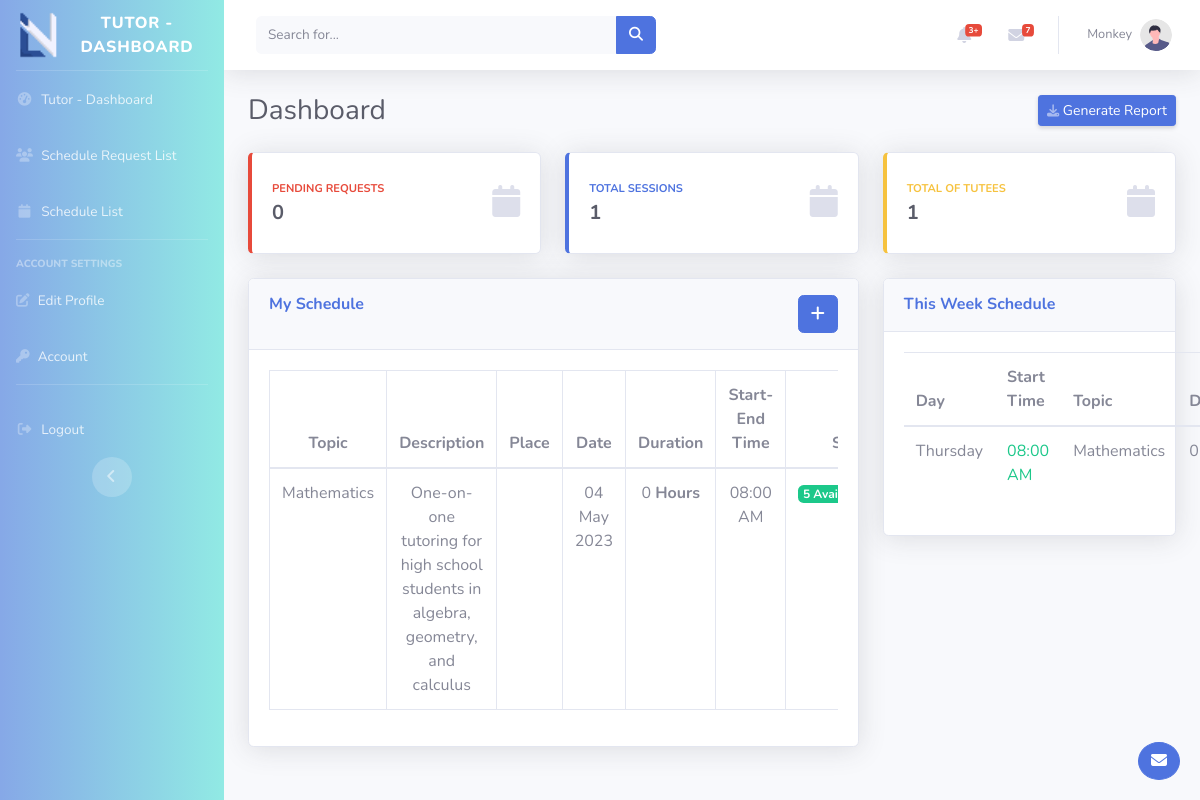
Page /tutor/index.php (signed in) on the committed database.
### tables this page shows
CREATE TABLE `tbl_tutor` (
  `tutorid` int(11) NOT NULL,
  `tutor_fname` varchar(50) DEFAULT NULL,
  `tutor_mname` varchar(50) DEFAULT NULL,
  `tutor_lname` varchar(50) DEFAULT NULL,
  `tutor_bio` text NOT NULL,
  `tutor_stunum` varchar(50) NOT NULL,
  `tutor_sex` char(1) DEFAULT NULL,
  `tutor_email` varchar(50) DEFAULT NULL,
  `tutor_cor` varchar(255) NOT NULL,
  `tutor_course` varchar(50) DEFAULT NULL,
  `tutor_year` int(11) DEFAULT NULL,
  `tutor_bday` date DEFAULT NULL,
  `auth_id` int(11) DEFAULT NULL,
  `allowed_schedule` int(10) NOT NULL,
  `tutor_profile` varchar(255) NOT NULL
);

CREATE TABLE `tbl_schedule` (
  `scheduleid` int(11) NOT NULL,
  `tutorid` int(11) DEFAULT NULL,
  `start_time` time DEFAULT NULL,
  `duration` int(10) NOT NULL,
  `date` date DEFAULT NULL,
  `topic` varchar(50) DEFAULT NULL,
  `description` varchar(255) DEFAULT NULL,
  `max_tutee` int(11) DEFAULT NULL
);

### tutor/index.php (the view, shortened to what this page needs)
<?php include 'includes/header.php'; ?>
<?php
include('../connect.php');
?>
<div id="wrapper">
    <?php include 'includes/sidebar.php'; ?>
    <div id="content-wrapper" class="d-flex flex-column">
        <div id="content">
            <nav class="navbar navbar-expand navbar-light bg-white topbar mb-4 static-top shadow">
                <form
                    class="d-none d-sm-inline-block form-inline mr-auto ml-md-3 my-2 my-md-0 mw-100 navbar-search">
                    <div class="input-group">
                        <input type="text" class="form-control bg-light border-0 small" placeholder="Search for..."
                               aria-label="Search" aria-describedby="basic-addon2">
                        <div class="input-group-append">
                            <button class="btn btn-primary" type="button">
                                <i class="fas fa-search fa-sm"></i>
                            </button>
                        </div>
                    </div>
                </form>
                <ul class="navbar-nav ml-auto">
                    <li class="nav-item dropdown no-arrow mx-1">
                        <a class="nav-link dropdown-toggle" href="#" id="alertsDropdown" role="button"
                           data-toggle="dropdown" aria-haspopup="true" aria-expanded="false">
                            <i class="fas fa-bell fa-fw"></i>
                            <span class="badge badge-danger badge-counter">3+</span>
                        </a>
                    </li>
                    <li class="nav-item dropdown no-arrow mx-1">
                        <a class="nav-link dropdown-toggle" href="#" id="messagesDropdown" role="button"
                           data-toggle="dropdown" aria-haspopup="true" aria-expanded="false">
                            <i class="fas fa-envelope fa-fw"></i>
                            <span class="badge badge-danger badge-counter">7</span>
                        </a>
                    </li>
                    <?php
                    $tutorid = $_SESSION['tutorid'];
                    $sql = "SELECT * FROM tbl_tutor WHERE tutorid = '$tutorid'";
                    $result = mysqli_query($database, $sql);
                    $row = mysqli_fetch_assoc($result);
                    $tutorname = $row['tutor_fname'];
                    ?>
                    <li class="nav-item dropdown no-arrow">
                        <a class="nav-link dropdown-toggle" href="#" id="userDropdown" role="button"
                           data-toggle="dropdown" aria-haspopup="true" aria-expanded="false">
                            <span class="mr-2 d-none d-lg-inline text-gray-600 small"><?php echo $tutorname; ?></span>
                            <img class="img-profile rounded-circle"
                                 src="../img/undraw_profile.svg">
                        </a>
                    </li>
                </ul>
            </nav>
            <div class="container-fluid">
                <div class="d-sm-flex align-items-center justify-content-between mb-4">
                    <h1 class="h3 mb-0 text-gray-800">Dashboard</h1>
                    <a href="#" class="d-none d-sm-inline-block btn btn-sm btn-primary shadow-sm"> Generate Report</a>
                </div>
                <div class="row">
                    <div class="col-xl-4 col-md-6 mb-4">
                        <div class="card border-left-danger shadow h-100 py-2">
                            <div class="card-body">
                                <div class="row no-gutters align-items-center">
                                    <div class="col mr-2">
                                        <div class="text-xs font-weight-bold text-danger text-uppercase mb-1">
                                            Pending Requests</div>
                                        <div class="h5 mb-0 font-weight-bold text-gray-800">
                                            <?php
                                            $sql = "SELECT * FROM tbl_request WHERE tutorid = '$tutorid' AND request_status = 0";
                                            $result = mysqli_query($database, $sql);
                                            $count = mysqli_num_rows($result);
                                            echo $count;
                                            ?>
                                        </div>
                                    </div>
                                    <div class="col-auto">
                                        <i class="fas fa-calendar fa-2x text-gray-300"></i>
                                    </div>
                                </div>
                            </div>
                    </div>
                </div>
                <div class="col-xl-4 col-md-6 mb-4">
                    <div class="card border-left-primary shadow h-100 py-2">
                        <div class="card-body">
                            <div class="row no-gutters align-items-center">
                                <div class="col mr-2">
                                    <div class="text-xs font-weight-bold text-primary text-uppercase mb-1">
                                        Total Sessions</div>
                                    <div class="h5 mb-0 font-weight-bold text-gray-800">
                                        <?php
                                        $sql = "SELECT * FROM tbl_request WHERE tutorid = '$tutorid' AND request_status = 1";
                                        $result = mysqli_query($database, $sql);
                                        $count = mysqli_num_rows($result);
                                        echo $count;
                                        ?>
                                    </div>
                                </div>
                                <div class="col-auto">
                                    <i class="fas fa-calendar fa-2x text-gray-300"></i>
                                </div>
                            </div>
                        </div>
                    </div>
                </div>
                <div class="col-xl-4 col-md-6 mb-4">
                    <div class="card border-left-warning shadow h-100 py-2">
                        <div class="card-body">
                            <div class="row no-gutters align-items-center">
                                <div class="col mr-2">
                                    <div class="text-xs font-weight-bold text-warning text-uppercase mb-1">
                                        Total of Tutees</div>
                                    <div class="h5 mb-0 font-weight-bold text-gray-800">
                                        <?php
                                        $sql = "SELECT DISTINCT tuteeid FROM tbl_request WHERE tutorid = '$tutorid' AND request_status = 1";
                                        $result = mysqli_query($database, $sql);
                                        $count = mysqli_num_rows($result);
                                        echo $count;
                                        ?>
                                    </div>
                                </div>
                                <div class="col-auto">
                                    <i class="fas fa-calendar fa-2x text-gray-300"></i>
                                </div>
                            </div>
                        </div>
                    </div>
                </div>
            </div>
            <div class="row">
                <div class="col-xl-8 col-md-6 mb-4">
                    <div class="card shadow mb-4">
                        <div class="card-header py-3">
                            <div class="row">
                                <div class="col-md-6">
                                    <h6 class="m-0 font-weight-bold text-primary">My Schedule</h6>
                                </div>
                                <div class="col-md-6 text-right">
                                    <button type="button" class="btn btn-primary" data-toggle="modal" data-target="#addScheduleModal">
                                        <i class="fas fa-plus"></i>
                                    </button>
                                </div>
                            </div>
                        </div>
                        <div class="card-body">
                            <div class="table-responsive">
                                <table class="table table-bordered text-center" id="dataTable" width="100%" cellspacing="0">
                                    <thead>
                                        <tr>
                                            <th>Topic</th>
                                            <th>Description</th>
                                            <th>Place</th>
                                            <th>Date</th>
                                            <th>Duration</th>
                                            <th>Start-End Time</th>
                                            <th>Slot</th>
                                        </tr>
                                    </thead>
                                    <tbody class="justify-content-around">
                                        <?php
                                            $sql = "SELECT * FROM tbl_schedule WHERE tutorid = '$tutorid'";
                                            $result = mysqli_query($database, $sql);
                                            while($row = mysqli_fetch_assoc($result)) {
                                                $topic = $row['topic'];
                                                $description = $row['description'];
                                                $date = $row['date'];
                                                $start_time = $row['start_time'];
                                                $duration = $row['duration'];
                                                $slot_avail = $row['max_tutee'];
                                                $place = $row['place'];
                                                $date = date("d M Y", strtotime($date));
                                                $start_time = date("h:i A", strtotime($start_time));
                                                echo "<tr>";
                                                echo "<td>$topic</td>";
                                                echo "<td>$description</td>";
                                                echo "<td>$place</td>";
                                                echo "<td>$date</td>";
                                                echo "<td>$duration <b>Hours</b></td>";
                                                echo "<td>$start_time</td>";
                                                echo "<td>
                                                        <span class='badge badge-success'>$slot_avail Available Slot</span>
                                                    </td>
                                                    ";
                                                echo "</tr>";
                                            }
                                        ?>
                                    </tbody>
                                </table>
                            </div>
                        </div>
                    </div>
                </div>
                <div class="col-xl-4 col-md-6 mb-4">
                    <div class="card shadow mb-4">
                        <div class="card-header py-3">
                            <h6 class="m-0 font-weight-bold text-primary">This Week Schedule</h6>
                        </div>
                        <div class="card-body">
                            <table class="table table-hover no-shadow">
                                <thead>
                                <tr>
                                    <th scope="col">Day</th>
                                    <th scope="col">Start Time</th>
                                    <th scope="col">Topic</th>
                                    <th scope="col">Duration</th>
                                </tr>
                                </thead>
                                <tbody>
                                <?php
                                $startOfWeek = date('Y-m-d', strtotime('monday this week'));
                                $endOfWeek = date('Y-m-d', strtotime('sunday this week'));
                                $sql = "SELECT * FROM tbl_schedule WHERE tutorid = '$tutorid' AND date BETWEEN '$startOfWeek' AND '$endOfWeek'";
                                $result = mysqli_query($database, $sql);
                                while($row = mysqli_fetch_assoc($result)):
                                    $day = date('l', strtotime($row['date']));
                                    $row['start_time'] = date('h:i A', strtotime($row['start_time']));
                                    if (strpos($row['start_time'], 'PM') !== false) {
                                        $row['start_time'] = '<span class="text-danger">'.$row['start_time'].'</span>';
                                    } else {
                                        $row['start_time'] = '<span class="text-success">'.$row['start_time'].'</span>';
                                    }
                                    ?>
                                    <tr>
                                        <td><?php echo $day; ?></td>
                                        <td><?php echo $row['start_time']; ?></td>
                                        <td><?php echo $row['topic']; ?></td>
                                        <td><?php echo $row['duration']; ?> <strong>Hours</strong></td>
                                    </tr>
                                <?php endwhile; ?>
                                </tbody>
                            </table>
                        </div>
                    </div>
                </div>
            </div>
<a href="#" id="messageModalTrigger" class="btn btn-primary rounded-circle position-fixed" style="bottom: 20px; right: 20px; z-index: 9999;">
    <i class="fas fa-envelope"></i>
</a>
<link rel="stylesheet" href="https://cdnjs.cloudflare.com/ajax/libs/animate.css/4.1.1/animate.min.css">
<?php include 'includes/footer.php'; ?>

### tutor/includes/header.php (style rules this page uses)
.bg-gradient-blue { background-image: linear-gradient(to right, #3F51B5, #2196F3); }

### rows in the picture
tbl_tutor: tutor_fname "Monkey"
tbl_schedule: topic "Mathematics", description "One-on-one tutoring for high school students in algebra, geometry, and calculus", date "04 May 2023", duration "0", start_time "08:00 AM", max_tutee "5", date "Thursday", duration "0…"

### other values in the picture
$count "0"
$count "1"
